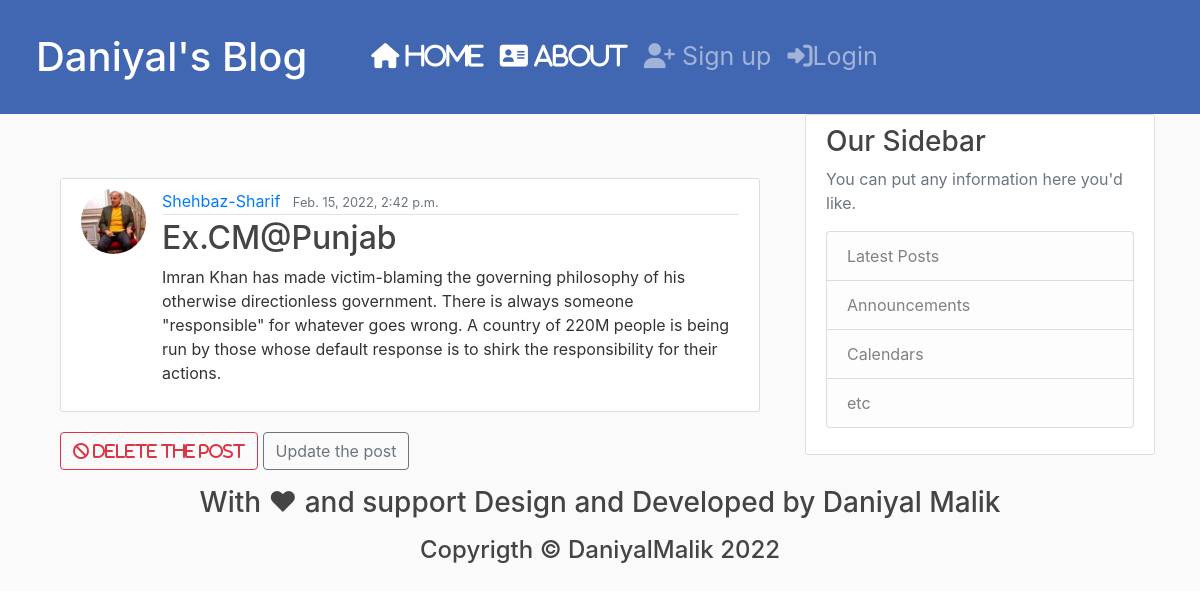
The app's page /post/14/ with its own data.
### blog/models.py (models this page shows, shortened)
class Post(models.Model):
    title=models.CharField(max_length=100)
    content=models.TextField()
    date_posted=models.DateTimeField(default=timezone.now)
    author=models.ForeignKey(User, on_delete=models.CASCADE)

### users/models.py (models this page shows, shortened)
class Profile(models.Model):
    user=models.OneToOneField(User,on_delete=models.CASCADE)
    image=models.ImageField(default='default.jpg',upload_to='profile_pics')

### blog/views.py (the view)
# urls.py: path("post/<int:pk>/",PostDetailView.as_view() , name="post-detail"),
class PostDetailView(DetailView):
    model=Post
    template_name='blog/post_detail.html'

### blog/templates/blog/post_detail.html (shortened to what this page needs)
{% extends 'blog/base.html' %}
{% block content %}
<div class="container" style="margin-top:4rem;">
    <article class="media content-section">
      <img class="rounded-circle article-img"src="{{object.author.profile.image.url}}" alt="" srcset="">
        <div class="media-body">
          <div class="article-metadata">
            <a class="mr-2" href="{% url 'user-posts' object.author.username %}">{{ object.author }}</a>
            <small class="text-muted">{{ object.date_posted }}</small>
          </div>
          <h2 class="article-title"> {{ object.title }}</h2>
          <p class="article-content">{{ object.content }}</p>
        </div>
      </article>
      <div class="form-group">
        <a class="btn btn-outline-danger" href="{% url 'post-delete' object.id %}"><i class="fas fa-ban"> Delete the post</i></a>
        <a class="btn btn-outline-secondary" href="{% url 'post-update' object.id %}">Update the post</a>
    </div>
</div>
{% endblock content %}

### blog/static/blog/main.css (style rules this page uses)
body { background: #fafafa; color: #333333; margin-top: 1rem; }
h1, h2, h3, h4, h5, h6 { color: #444444; }
.content-section { background: #ffffff; padding: 10px 20px; border: 1px solid #dddddd; border-radius: 3px; margin-bottom: 20px; }
.article-title { color: #444444; }
.article-content { white-space: pre-line; }
.article-img { height: 65px; width: 65px; margin-right: 16px; }
.article-metadata { padding-bottom: 1px; margin-bottom: 4px; border-bottom: 1px solid #e3e3e3 }

### records on screen
Post: author.profile.image (picture), author "Shehbaz-Sharif", date_posted "Feb. 15, 2022, 2:42 p.m.", title "Ex.CM@Punjab", content "Imran Khan has made victim-blaming the governing philosophy of his otherwise directionless government. There is always someone \"responsible\" for whatever goes wrong. A country of 220M people is being run by those whose default response is to shirk the responsibility for their actions."
